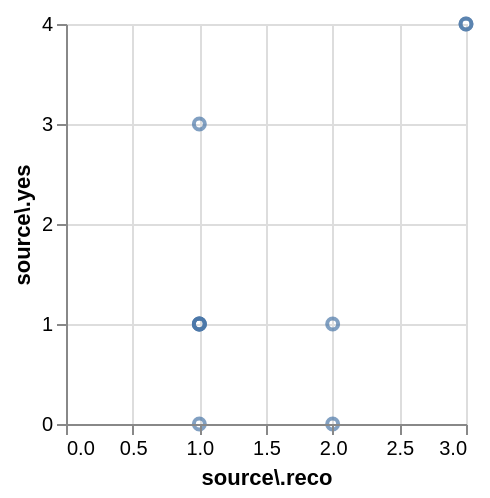

Write a Vega-Lite specification for this figure.
### Vega specification from a JSON file in a GitHub repository (floating-point values rounded to 4 significant figures)
{"$schema": "https://vega.github.io/schema/vega/v5.json", "autosize": "pad", "padding": 5, "width": 200, "height": 200, "style": "cell", "data": [{"name": "source_0", "values": {"hits": {"hits": [{"source.reco": 2, "source.yes": 1}, {"source.reco": 3, "source.yes": 4}, {"source.reco": 2, "source.yes": 0}, {"source.reco": 1, "source.yes": 3}, {"source.reco": 3, "source.yes": 4}, {"source.reco": 1, "source.yes": 1}, {"source.reco": 1, "source.yes": 1}, {"source.reco": 1, "source.yes": 1}, {"source.reco": 1, "source.yes": 0}, {"source.reco": 1, "source.yes": 1}]}}, "format": {"property": "hits.hits"}}, {"name": "data_0", "source": "source_0", "transform": [{"type": "filter", "expr": "datum[\"source.reco\"] !== null && !isNaN(datum[\"source.reco\"]) && datum[\"source.yes\"] !== null && !isNaN(datum[\"source.yes\"])"}]}], "marks": [{"name": "marks", "type": "symbol", "style": ["point"], "from": {"data": "data_0"}, "encode": {"update": {"opacity": {"value": 0.7}, "fill": {"value": "transparent"}, "stroke": {"value": "#4c78a8"}, "x": {"scale": "x", "field": "source\\.reco"}, "y": {"scale": "y", "field": "source\\.yes"}}}}], "scales": [{"name": "x", "type": "linear", "domain": {"data": "data_0", "field": "source\\.reco"}, "range": [0, {"signal": "width"}], "nice": true, "zero": true}, {"name": "y", "type": "linear", "domain": {"data": "data_0", "field": "source\\.yes"}, "range": [{"signal": "height"}, 0], "nice": true, "zero": true}], "axes": [{"scale": "x", "orient": "bottom", "grid": false, "title": "source\\.reco", "labelFlush": true, "labelOverlap": true, "tickCount": {"signal": "ceil(width/40)"}, "zindex": 1}, {"scale": "x", "orient": "bottom", "gridScale": "y", "grid": true, "tickCount": {"signal": "ceil(width/40)"}, "domain": false, "labels": false, "maxExtent": 0, "minExtent": 0, "ticks": false, "zindex": 0}, {"scale": "y", "orient": "left", "grid": false, "title": "source\\.yes", "labelOverlap": true, "tickCount": {"signal": "ceil(height/40)"}, "zindex": 1}, {"scale": "y", "orient": "left", "gridScale": "x", "grid": true, "tickCount": {"signal": "ceil(height/40)"}, "domain": false, "labels": false, "maxExtent": 0, "minExtent": 0, "ticks": false, "zindex": 0}]}
